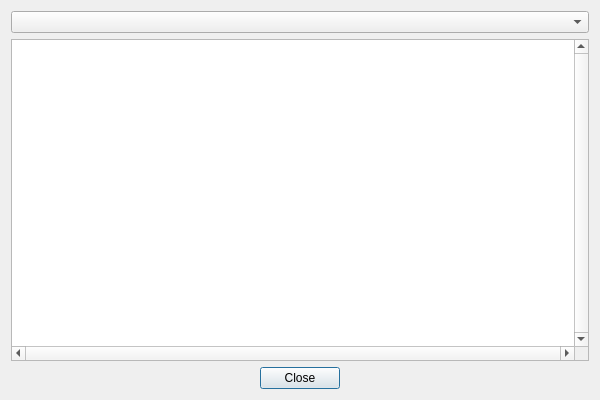
<?xml version="1.0" encoding="UTF-8"?>
<ui version="4.0">
 <class>Form</class>
 <widget class="QWidget" name="Form">
  <property name="windowModality">
   <enum>Qt::ApplicationModal</enum>
  </property>
  <property name="geometry">
   <rect>
    <x>0</x>
    <y>0</y>
    <width>600</width>
    <height>400</height>
   </rect>
  </property>
  <property name="sizePolicy">
   <sizepolicy hsizetype="Fixed" vsizetype="Fixed">
    <horstretch>0</horstretch>
    <verstretch>0</verstretch>
   </sizepolicy>
  </property>
  <property name="maximumSize">
   <size>
    <width>16777215</width>
    <height>16777215</height>
   </size>
  </property>
  <property name="windowTitle">
   <string>Inspect Setup Data</string>
  </property>
  <layout class="QVBoxLayout" name="verticalLayout_2">
   <item>
    <layout class="QVBoxLayout" name="verticalLayout">
     <item>
      <widget class="QComboBox" name="comboBox_setup">
       <property name="toolTip">
        <string>&lt;html&gt;&lt;head/&gt;&lt;body&gt;&lt;p&gt;Select tool&lt;/p&gt;&lt;/body&gt;&lt;/html&gt;</string>
       </property>
      </widget>
     </item>
     <item>
      <widget class="QListView" name="listView_input_files">
       <property name="verticalScrollBarPolicy">
        <enum>Qt::ScrollBarAlwaysOn</enum>
       </property>
       <property name="horizontalScrollBarPolicy">
        <enum>Qt::ScrollBarAlwaysOn</enum>
       </property>
       <property name="editTriggers">
        <set>QAbstractItemView::NoEditTriggers</set>
       </property>
       <property name="selectionMode">
        <enum>QAbstractItemView::NoSelection</enum>
       </property>
      </widget>
     </item>
     <item>
      <layout class="QHBoxLayout" name="horizontalLayout">
       <item>
        <spacer name="horizontalSpacer">
         <property name="orientation">
          <enum>Qt::Horizontal</enum>
         </property>
         <property name="sizeHint" stdset="0">
          <size>
           <width>40</width>
           <height>20</height>
          </size>
         </property>
        </spacer>
       </item>
       <item>
        <widget class="QPushButton" name="pushButton_close">
         <property name="text">
          <string>Close</string>
         </property>
         <property name="default">
          <bool>true</bool>
         </property>
        </widget>
       </item>
       <item>
        <spacer name="horizontalSpacer_2">
         <property name="orientation">
          <enum>Qt::Horizontal</enum>
         </property>
         <property name="sizeHint" stdset="0">
          <size>
           <width>40</width>
           <height>20</height>
          </size>
         </property>
        </spacer>
       </item>
      </layout>
     </item>
    </layout>
   </item>
  </layout>
 </widget>
 <tabstops>
  <tabstop>comboBox_setup</tabstop>
 </tabstops>
 <resources/>
 <connections/>
</ui>
